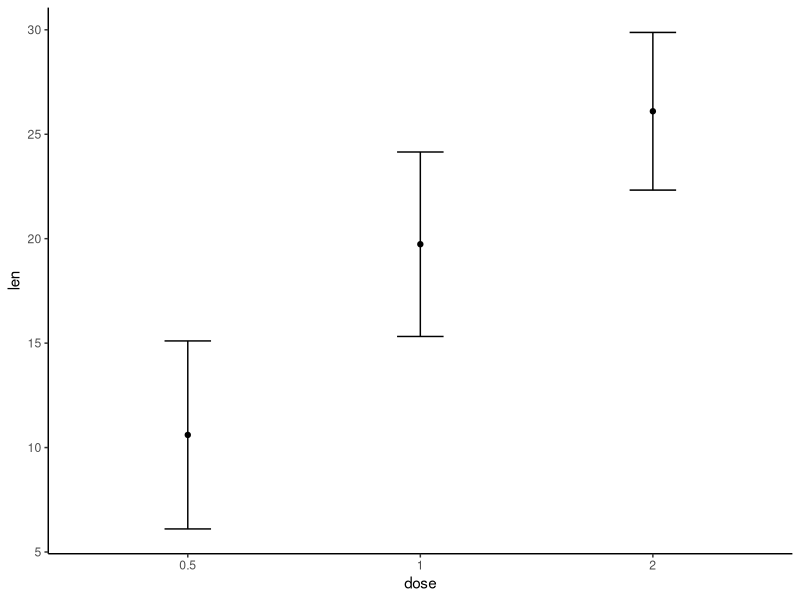
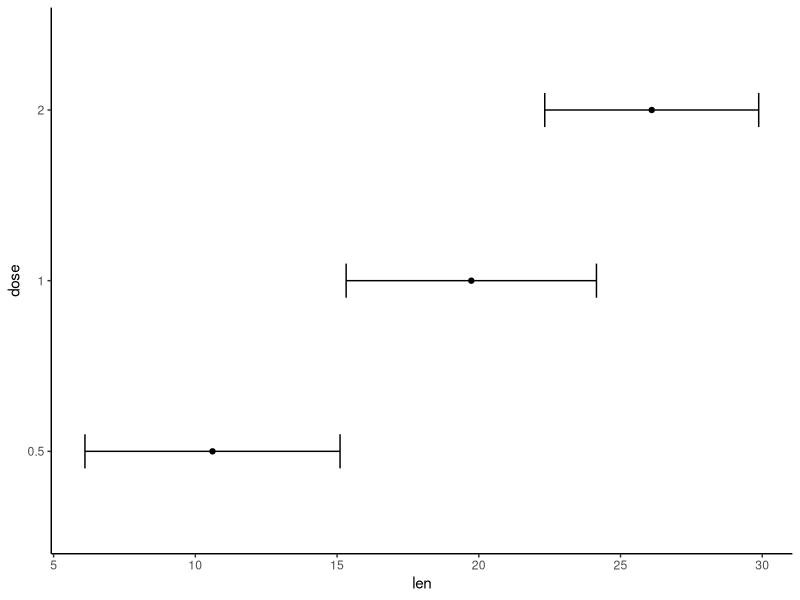
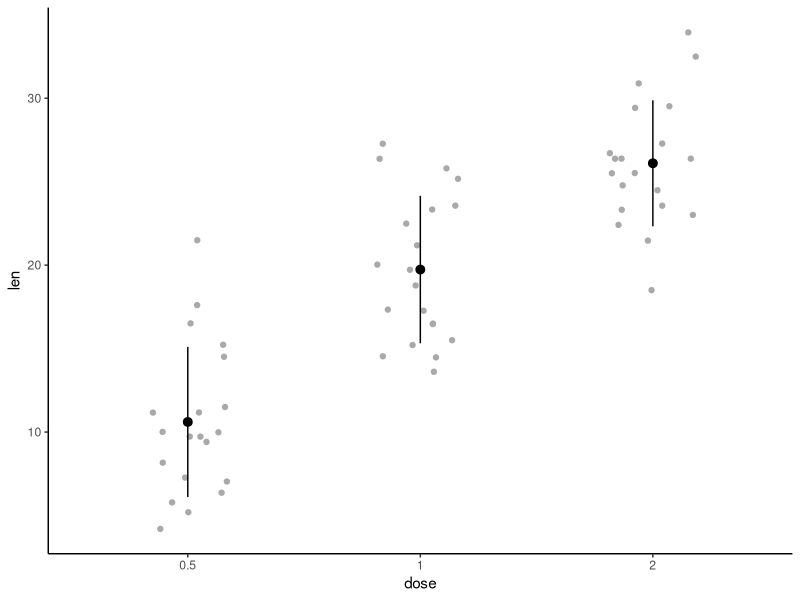
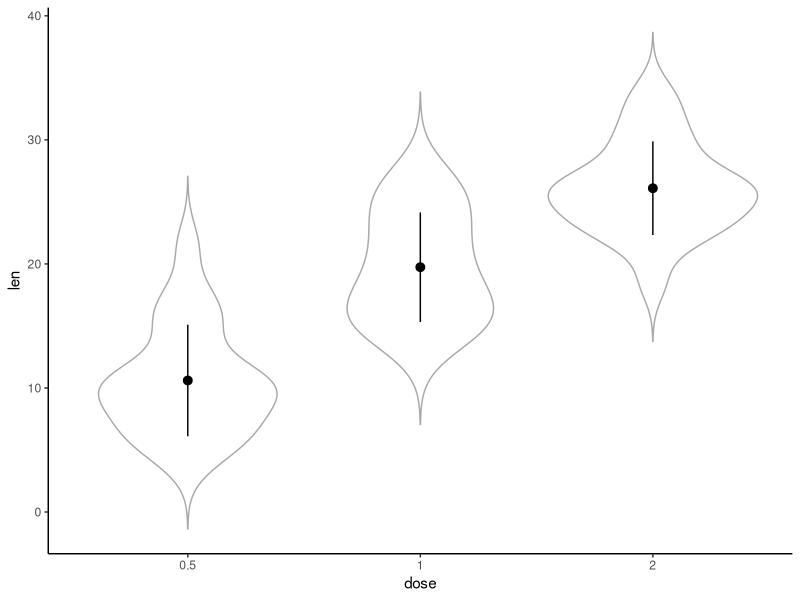

R code for these plots, in order:
##Hello World

## Author: https://www.datanovia.com/
## Notes: Kate Rovinski
## Title: DATA VISUALIZATION USING GGPLOT2
## Date: April 2020


# R script below follows the tutorial on how to assign error bars in GGplot

# Error Bars are used to visualize the variability of the plotted data. 
# Error Bars can be applied to graphs such as, 
#                                           Dot Plots, 
#                                           Barplots, or 
#                                           Line Graphs 
#                             to provide an additional layer of detail on the presented data.

#Generally, Error bars are used to show either the standard deviation, 
#                             standard error, confidence intervals or interquartile range.

# The length of an Error Bar helps reveal the uncertainty of a data point: 
#                             a short Error Bar shows that values are concentrated, 
#                             signalling that the plotted average value is more likely, 
#                             while a long Error Bar would indicate that the values 
#                                            are more spread out and less reliable.



#*********************************
##Libraries
#*********************************
library(ggplot2)
library(ggplot2)
theme_set(
  theme_classic() +
    theme(legend.position = "top")
)
library(dplyr)

#*********************************
## 1.) bringing in the data & checking dimensions
#*********************************

df <- ToothGrowth

dim(ToothGrowth)
# Expected Results
# > dim(ToothGrowth)
# [1] 60  3

df$dose <- as.factor(df$dose)
head(df,3)

#*********************************
## 2.) Summary Statistics
#*********************************
# Direction: Compute summary statistics for the variable len 
#            organized into groups by the variable dose:

# - - - - - - - - - - - - - - - - - - - - - - - - - | 
#   Group by                                        |
#   Group by one or more variables - Description    |
#                                                   |
# Most data operations are done on groups defined by|
# variables. group_by() takes an existing tbl and   |
# converts it into a grouped tbl where operations   |
# are performed "by group".                         |
# ungroup() removes grouping                        |
# - - - - - - - - - - - - - - - - - - - - - - - - - |


# - - - - - - - - - - - - - - - - - - - - - - - - - | 
#   Summarise                                       |
#   summarise {dplyr}                               |
#   Reduce multiple values down to a single value   |
#                                                   |
#   Description                                     |
#                                                   |
# Create one or more scalar variables summarizing   |
# the variables of an existing tbl. Tbls with       |
# groups created by group_by() will result in one   |
# row in the output for each group. Tbls with no    |
# groups will result in one row.                    |
#                                                   |
# - - - - - - - - - - - - - - - - - - - - - - - - - |

df.summary <- df %>%
  group_by(dose) %>%
  summarise(
    sd = sd(len, na.rm = TRUE),
    len = mean(len)
  )
df.summary

# Results
# A tibble: 3 x 3
#   dose     sd   len
#   <fct> <dbl> <dbl>
#[1] 0.5    4.50  10.6
#[2] 1      4.42  19.7
#[3] 2      3.77  26.1


#*********************************
## 3.) Key R functions
#*********************************

# Key R functions and error plot types
# Key functions to create error plots using the summary statistics data:

#geom_crossbar() for hollow bar with middle indicated by horizontal line
#geom_errorbar() for error bars
#geom_errorbarh() for horizontal error bars
#geom_linerange() for drawing an interval represented by a vertical line
#geom_pointrange() for creating an interval represented by a vertical line, with a point in the middle.



#*********************************
## 4.) Initializing the ggplot
#*********************************
# Direction 1:
# Start by initializing ggplot with the summary statistics data:
# Direction 2:   
# Specify x and y as usually
# Direction 3:
#     Specify ymin = len-sd 
# Direction 4:
#     ymax = len+sd to add lower and upper error bars
# Notes
#     If you want only to add upper error bars but not the lower ones, 
#     use ymin = len (instead of len-sd) and ymax = len+sd.


# Initialize ggplot with data
f <- ggplot(
  df.summary, 
  aes(x = dose, y = len, ymin = len-sd, ymax = len+sd)
)

f+ geom_errorbar(width = 0.2) +
  geom_point(size = 1.5)



# Horizontal error bars with mean points
# Change the color by groups
ggplot(df.summary, aes(x = len, y = dose, xmin = len-sd, xmax = len+sd)) +
  geom_point() +
  geom_errorbarh(height=.2)


# Combine with jitter points
ggplot(df, aes(dose, len)) +
  geom_jitter(position = position_jitter(0.2), color = "darkgray") + 
  geom_pointrange(aes(ymin = len-sd, ymax = len+sd),data = df.summary)

# Combine with violin plots
ggplot(df, aes(dose, len)) +
  geom_violin(color = "darkgray", trim = FALSE) + 
  geom_pointrange(aes(ymin = len-sd, ymax = len+sd), data = df.summary)